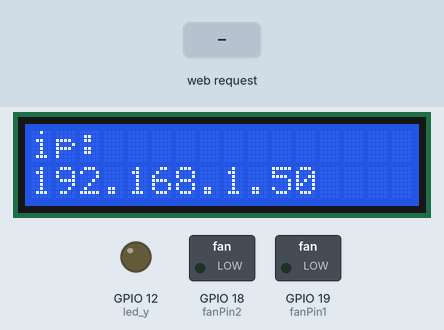
This sketch was run on a simulated ESP32. Parts: 16×2 character LCD, switched loads named in the sketch (green lamp = pin HIGH), output pins drawn as LEDs (lit = HIGH). The test bench sets the inputs (shaded band). WiFi joins after 1.5 s; servers stay silent unless stated; what the sketch prints to the serial monitor is not drawn.

Above: at 2.7 s.
2.8 s: HTTP request GET /led/on received
At 3.1 s:
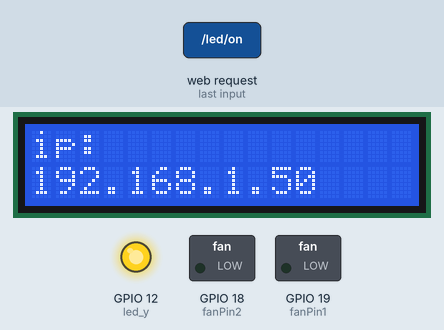
4.3 s: HTTP request GET /fan/on received
At 5.4 s:
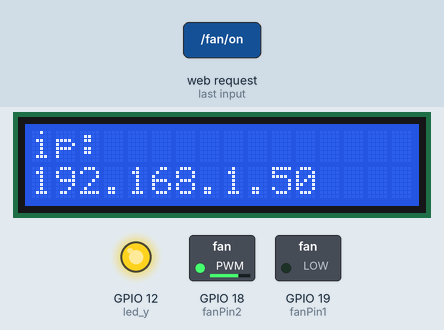
5.8 s: HTTP request GET /led/off received
At 6.6 s:
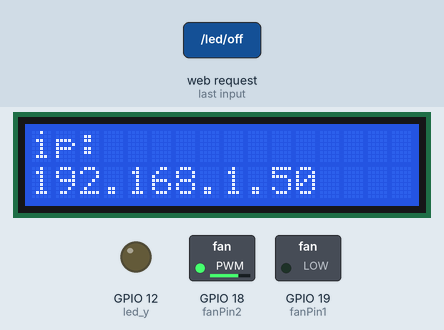
7.3 s: HTTP request GET /fan/off received
At 7.7 s:
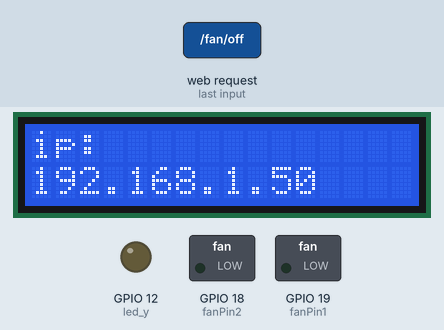
Timing chart, 0 to 9.8 s (numbered marks = the images above; inputs shaded):
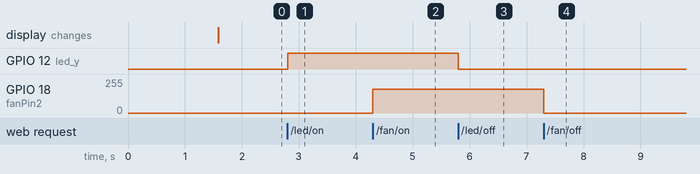

Measured:
- after the input at 2.8 s, GPIO 12 (led_y): LOW → HIGH at once
- after the input at 4.3 s, GPIO 18 (fanPin2): 0/255 → 180/255 at once
- after the input at 5.8 s, GPIO 12 (led_y): HIGH → LOW at once
- after the input at 7.3 s, GPIO 18 (fanPin2): 180/255 → 0/255 at once

The sketch:

pj12_2_wifi_led.ino
```cpp
#include <xht11.h>

#include <Adafruit_GFX.h>
#include <Adafruit_GrayOLED.h>
#include <Adafruit_SPITFT.h>
#include <Adafruit_SPITFT_Macros.h>
#include <gfxfont.h>

#include <Arduino.h>
#include <WiFi.h>
#include <ESPmDNS.h>
#include <WiFiClient.h>

String item = "0";
const char* ssid = "Superkurt";
const char* password = "123thomaskurt321";
WiFiServer server(80);

#include <Wire.h>
#include <LiquidCrystal_I2C.h>
LiquidCrystal_I2C mylcd(0x27,16,2);
#include <analogWrite.h>
#define fanPin1 19
#define fanPin2 18
#define led_y 12  //Define the yellow led pin to 12

void setup() {
  Serial.begin(115200);
  mylcd.init();
  mylcd.backlight();
  pinMode(led_y, OUTPUT);
  pinMode(fanPin1, OUTPUT);
  pinMode(fanPin2, OUTPUT);

  WiFi.begin(ssid, password);
  while (WiFi.status() != WL_CONNECTED) {
    delay(500);
    Serial.print(".");
  }
  Serial.println("");
  Serial.print("Connected to ");
  Serial.println(ssid);
  Serial.print("IP address: ");
  Serial.println(WiFi.localIP());
  server.begin();
  Serial.println("TCP server started");
  MDNS.addService("http", "tcp", 80);
  mylcd.setCursor(0, 0);
  mylcd.print("ip:");
  mylcd.setCursor(0, 1);
  mylcd.print(WiFi.localIP());  //LCD displays the ip adress
}

void loop() {
  WiFiClient client = server.available();
  if (!client) {
      return;
  }
  while(client.connected() && !client.available()){
      delay(1);
  }
  String req = client.readStringUntil('\r');
  int addr_start = req.indexOf(' ');
  int addr_end = req.indexOf(' ', addr_start + 1);
  if (addr_start == -1 || addr_end == -1) {
      Serial.print("Invalid request: ");
      Serial.println(req);
      return;
  }
  req = req.substring(addr_start + 1, addr_end);
  item=req;
  Serial.println(item);
  String s;
  if (req == "/")  //Browser accesses address can read the information sent by the client.println(s);
  {
      IPAddress ip = WiFi.localIP();
      String ipStr = String(ip[0]) + '.' + String(ip[1]) + '.' + String(ip[2]) + '.' + String(ip[3]);
      s = "HTTP/1.1 200 OK\r\nContent-Type: text/html\r\n\r\n<!DOCTYPE HTML>\r\n<html>Hello from ESP32 at ";
      s += ipStr;
      s += "</html>\r\n\r\n";
      Serial.println("Sending 200");
      client.println(s);  //Send the string S, you can read the information when visiting the address of E smart home using a browser.
  //client.print(s);
  }
  if(req == "/led/on") //Browser accesses the ip address/led/on
  {
    client.println("turn on the LED");
    digitalWrite(led_y, HIGH);
  }
  if(req == "/led/off") //Browser accesses the ip address/led/off
  {
    client.println("turn off the LED");
    digitalWrite(led_y, LOW);
  }
  if(req == "/fan/on") //Browser accesses the ip address/fan/on
  {
    client.println("turn on the fan");
    digitalWrite(fanPin1, LOW); //pwm = 0
    analogWrite(fanPin2, 180);
  }
  if(req == "/fan/off") //Browser accesses the ip address/fan/off
  {
    client.println("turn off the fan");
    digitalWrite(fanPin1, LOW); //pwm = 0
    analogWrite(fanPin2, 0);
  }
  //client.print(s);
  client.stop();
}
```
